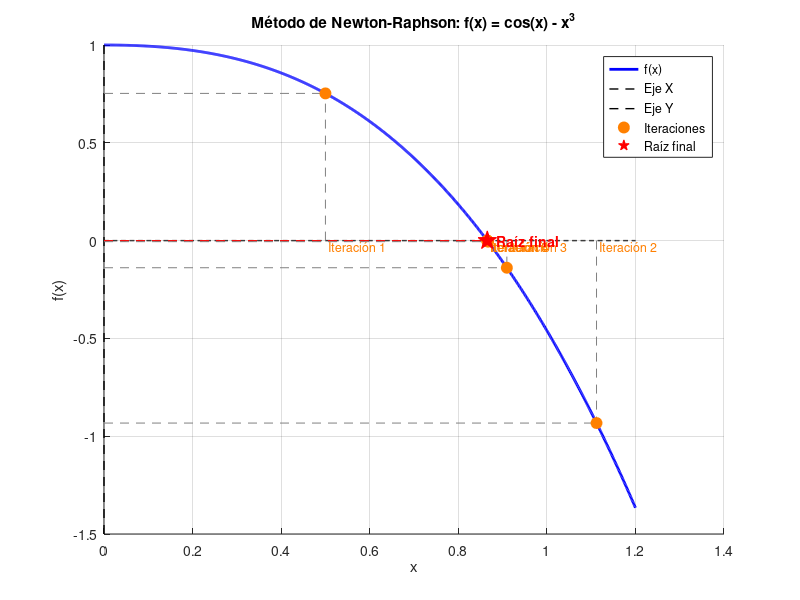

MATLAB code to generate this figure:
% Asesor: Claudio Hiram Carmona Jurado
% Alumno: Jonathan Meixueiro
% Matrícula: 240694

% MÉTODO DE NEWTON-RAPHSON CON VISUALIZACIÓN DETALLADA

% === 1. DEFINICIÓN DE FUNCIÓN Y DERIVADA ===
% Función objetivo f(x) y su derivada f'(x)
f = @(x) cos(x) - x.^3;
df = @(x) -sin(x) - 3*x.^2;

% === 2. PARÁMETROS INICIALES ===
x0 = 0.5;            % Valor inicial
tol = 1e-8;          % Tolerancia para detener iteraciones
maxIter = 50;        % Número máximo de iteraciones

% === 3. INICIALIZACIÓN ===
x = x0;              % Primer valor de x
iteraciones = x0;    % Vector para almacenar cada iteración

% === 4. MÉTODO DE NEWTON-RAPHSON ===
for k = 1:maxIter
    fx = f(x);
    dfx = df(x);

    % Verificamos que la derivada no sea muy cercana a cero
    if abs(dfx) < eps
        error('Derivada cercana a cero en iteración %d', k);
    end

    % Cálculo del nuevo valor
    x_new = x - fx/dfx;
    iteraciones(end+1) = x_new;  % Guardamos el nuevo valor

    % Verificamos la convergencia
    if abs(x_new - x) < tol
        root = x_new;
        printf('Converge en %d iteraciones.\n', k);
        printf('Raíz aproximada: %.10f\n', root);
        break;
    end

    x = x_new;
end

% Si no converge
if k == maxIter
    error('No converge después de %d iteraciones.', maxIter);
end

% === 5. VISUALIZACIÓN ===
x_vals = linspace(0, 1.2, 1000);  % Rango para graficar
y_vals = f(x_vals);              % Valores de f(x)

figure;
hold on;

% === DEFINICIÓN DE COLORES PERSONALIZADOS ===
naranja = [1, 0.5, 0];     % Color naranja para iteraciones
rojo    = [1, 0, 0];       % Color rojo para la raíz final
gris    = [0.5 0.5 0.5];   % Gris para líneas guía

% === GRAFICAR LA FUNCIÓN ===
h_func = plot(x_vals, y_vals, 'b-', 'LineWidth', 2);

% === EJES PUNTEADOS ===
h_xaxis = plot(x_vals, zeros(size(x_vals)), 'k--', 'LineWidth', 1);
y_range = ylim;
h_yaxis = plot([0 0], y_range, 'k--', 'LineWidth', 1);

% === PUNTOS DE ITERACIÓN Y GUÍAS ===
for i = 1:length(iteraciones)-1
    x_i = iteraciones(i);
    y_i = f(x_i);

    % Líneas guía
    plot([x_i x_i], [0 y_i], '--', 'Color', gris);
    plot([0 x_i], [y_i y_i], '--', 'Color', gris);

    % Punto de iteración
    h_iter = plot(x_i, y_i, 'o', ...
        'MarkerEdgeColor', naranja, ...
        'MarkerFaceColor', naranja, ...
        'MarkerSize', 8);

    % Etiqueta cerca del eje X
    text(x_i, 0, sprintf(' Iteración %d', i), ...
        'VerticalAlignment', 'top', ...
        'FontSize', 9, 'Color', naranja, ...
        'Rotation', 0);
end

% === RAÍZ FINAL ===
root_y = f(root);
plot([root root], [0 root_y], '--', 'Color', rojo);
plot([0 root], [root_y root_y], '--', 'Color', rojo);

h_raiz = plot(root, root_y, 'p', ...
    'MarkerEdgeColor', rojo, ...
    'MarkerFaceColor', rojo, ...
    'MarkerSize', 14);

text(root + 0.02, root_y, 'Raíz final', ...
    'FontSize', 10, 'FontWeight', 'bold', 'Color', rojo);

% === DETALLES ADICIONALES ===
title('Método de Newton-Raphson: f(x) = cos(x) - x^3');
xlabel('x');
ylabel('f(x)');

legend([h_func, h_xaxis, h_yaxis, h_iter, h_raiz], ...
    {'f(x)', 'Eje X', 'Eje Y', 'Iteraciones', 'Raíz final'}, ...
    'Location', 'northeast');

grid on;
hold off;

